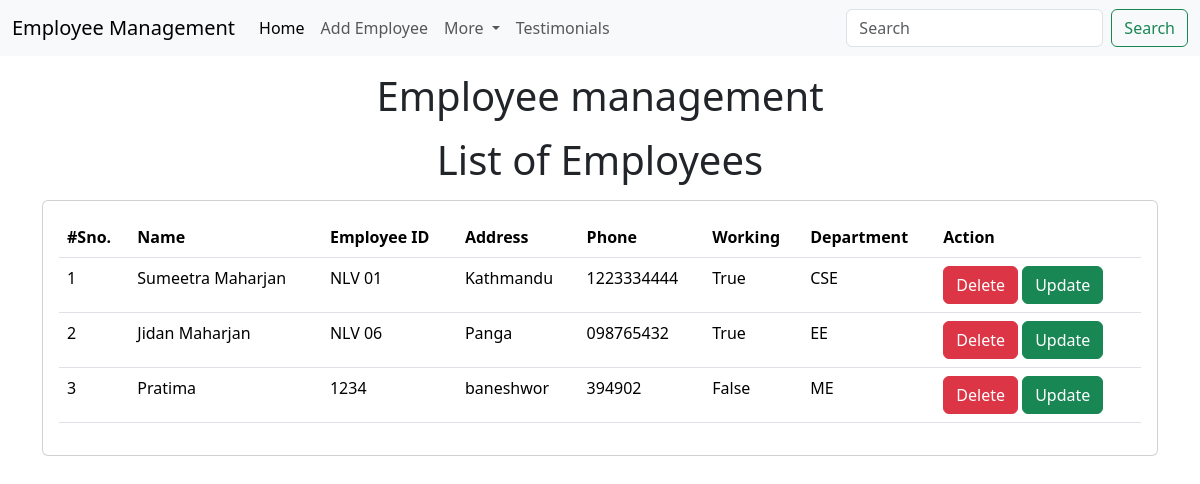
The page /emp/home/ on the database its author committed.
### emp/models.py (models this page shows, shortened)
class Employee(models.Model):
    name = models.CharField(max_length=200)
    emp_id = models.CharField(max_length=200)
    phone = models.CharField(max_length=10)
    address = models.CharField(max_length=150)
    working = models.BooleanField(default=True)
    department = models.CharField(max_length=20)

### emp/views.py (the view)
# urls.py: path('home/', emp_home),
def emp_home(request):
    emps = Employee.objects.all()
    return render(request, "emp/home.html", {
        'emps':emps
    })

### templates/emp/home.html (shortened to what this page needs)
<!doctype html>
<html lang="en">
  <head>
    <link href="https://cdn.jsdelivr.net/npm/bootstrap@5.3.3/dist/css/bootstrap.min.css" rel="stylesheet">
  </head>
  <body>
    {% include 'emp/navbar.html' %}
    <h1 class="text-center my-3">Employee management</h1>
    <h1 class="text-center my-3">List of Employees</h1>
    <div class="container">
        <div class="row">
          <div class="col-md-12">
            <div class="card">
              <div class="card-body">
                <table class="table">
                  <thead>
                    <tr>
                      <th>#Sno.</th>
                      <th>Name</th>
                      <th>Employee ID</th>
                      <th>Address</th>
                      <th>Phone</th>
                      <th>Working</th>
                      <th>Department</th>
                      <th>Action</th>
                    </tr>
                  </thead>
                  <tbody>
                    {% for e in emps %}
                    <tr>
                      <td>{{forloop.counter}}</td>
                      <td>{{e.name}}</td>
                      <td>{{e.emp_id}}</td>
                      <td>{{e.address}}</td>
                      <td>{{e.phone}}</td>
                      <td>{{e.working}}</td>
                      <td>{{e.department}}</td>
                      <td>
                        <a href="/emp/delete-emp/{{e.id}}" class="btn btn-danger">Delete</a>
                        <a href="/emp/update-emp/{{e.id}}" class="btn btn-success">Update</a>
                      </td>
                    </tr>
                    {% endfor %}
                  </tbody>
                </table>
              </div>
            </div>
          </div>
        </div>
    </div>
  </body>
</html>

### rows shown on the page
Employee: name "Sumeetra Maharjan", emp_id "NLV 01", address "Kathmandu", phone "1223334444", working "True", department "CSE"
Employee: name "Jidan Maharjan", emp_id "NLV 06", address "Panga", phone "098765432", working "True", department "EE"
Employee: name "Pratima", emp_id "1234", address "baneshwor", phone "394902", working "False", department "ME"
